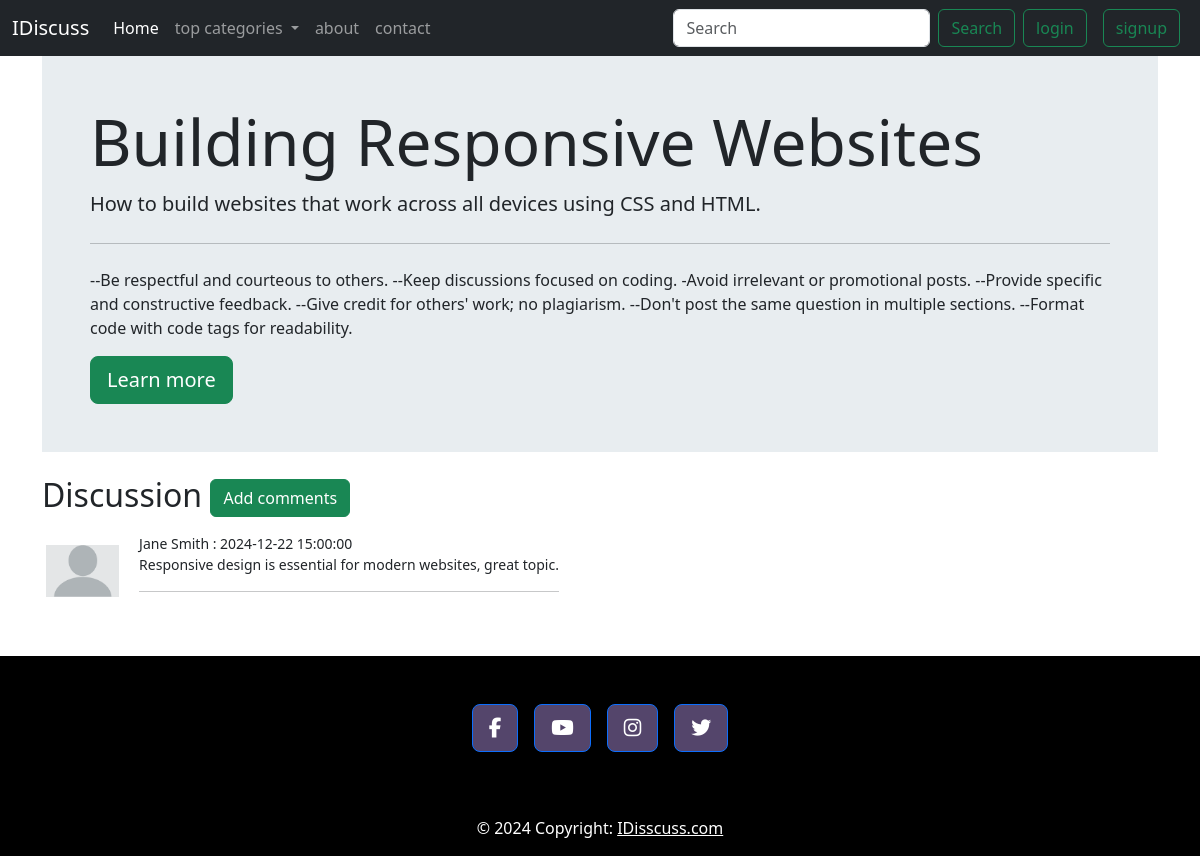
/threads.php?threadID=188, run on the app's committed database.
### tables this page shows
CREATE TABLE `threads` (
  `thread_id` int(11) NOT NULL,
  `thread_title` varchar(99) NOT NULL,
  `thread_desc` text NOT NULL,
  `thread_cat_id` int(99) NOT NULL,
  `thread_user_id` int(99) NOT NULL,
  `thread_time` datetime NOT NULL DEFAULT current_timestamp()
);

CREATE TABLE `comments` (
  `comments_id` int(99) NOT NULL,
  `comments_content` text NOT NULL,
  `threads_id` int(11) NOT NULL,
  `comments_by` int(11) NOT NULL,
  `comments_time` datetime NOT NULL DEFAULT current_timestamp()
);

CREATE TABLE `users` (
  `id` int(11) NOT NULL,
  `name` varchar(99) NOT NULL,
  `email` varchar(99) NOT NULL,
  `pass` varchar(99) NOT NULL,
  `time` datetime NOT NULL DEFAULT current_timestamp()
);

### threads.php (the view, shortened to what this page needs)
<?php
include('partials/_header.php');
include('partials/_threads_insert.php');
$thread_id = $_GET['threadID'];
$result = mysqli_query($con, "SELECT * FROM `threads` WHERE thread_id=$thread_id");
if (!$result) {
    echo "hello";
} else {
    while ($row = mysqli_fetch_row($result)) {
        $thread_title = $row['1'];
        $thread_desc = $row['2'];
    }
}
?>
<div class="container">
    <div class="jumbotron" style="background: rgb(91%, 93%, 94%);
            padding: 3rem;">
        <h3 class="display-3"><?php echo $thread_title; ?></h3>
        <p class="lead"><?php echo $thread_desc; ?></p>
        <hr class="my-4">
        <p>--Be respectful and courteous to others.
            --Keep discussions focused on coding.
            -Avoid irrelevant or promotional posts.
            --Provide specific and constructive feedback.
            --Give credit for others' work; no plagiarism.
            --Don't post the same question in multiple sections.
            --Format code with code tags for readability.</p>
        <a class="btn btn-success btn-lg" href="#" role="button">Learn more</a>
    </div>
</div>
<div class="container pt-4 ">
    <h2>
        Discussion
        <button class="btn btn-success" type="button" data-bs-toggle="collapse" data-bs-target="#collapseExample" aria-expanded="false" aria-controls="collapseExample">
            Add comments
        </button>
    </h2>
    <?php
    $thread_id = $_GET['threadID'];
    $result = mysqli_query($con, "SELECT * FROM `comments` WHERE threads_id=$thread_id");
    if (!$result || mysqli_num_rows($result) == 0) {
        echo '<div class="alert alert-primary alert-dismissible fade show" role="alert">
    <strong>HI!</strong> To add a comment, please click "Add" as there is no existing comments.      <button type="button" class="btn-close" data-bs-dismiss="alert" aria-label="Close"></button> </div>';
    } else {
        while ($row = mysqli_fetch_row($result)) {
            $comments = $row['1'];
            $comments_by = $row['3'];
            $comments_time = $row['4'];
            $sql = mysqli_query($con, "select name from users where id= $comments_by");
            while ($row = mysqli_fetch_array($sql)) {
                $row2 = $row['name'];
            }
    ?>
            <div class="media my-3" style="display: flex; align-items:center;">
                <img class="mr-3 p-1" style="height: 60px;  " alt="Generic placeholder image">
                <div class="media-body align-center mx-3">
                    <p style="margin: 0; font-size: 14px;">
                        <?php echo  $row2 . " : " . $comments_time; ?>
                    </p>
                    <p style="margin: 0; font-size: 14px;">
                        <?php echo $comments;
                        echo "<hr>"; ?>
                    </p>
                </div>
            </div>
    <?php
        }
    }
    ?>
</div>
<?php
include('partials/_footer.php');
?>

### data on the page
threads: thread_title "Building Responsive Websites", thread_desc "How to build websites that work across all devices using CSS and HTML."
comments: users.name "Jane Smith", comments_time "2024-12-22 15:00:00", comments_content "Responsive design is essential for modern websites, great topic."
